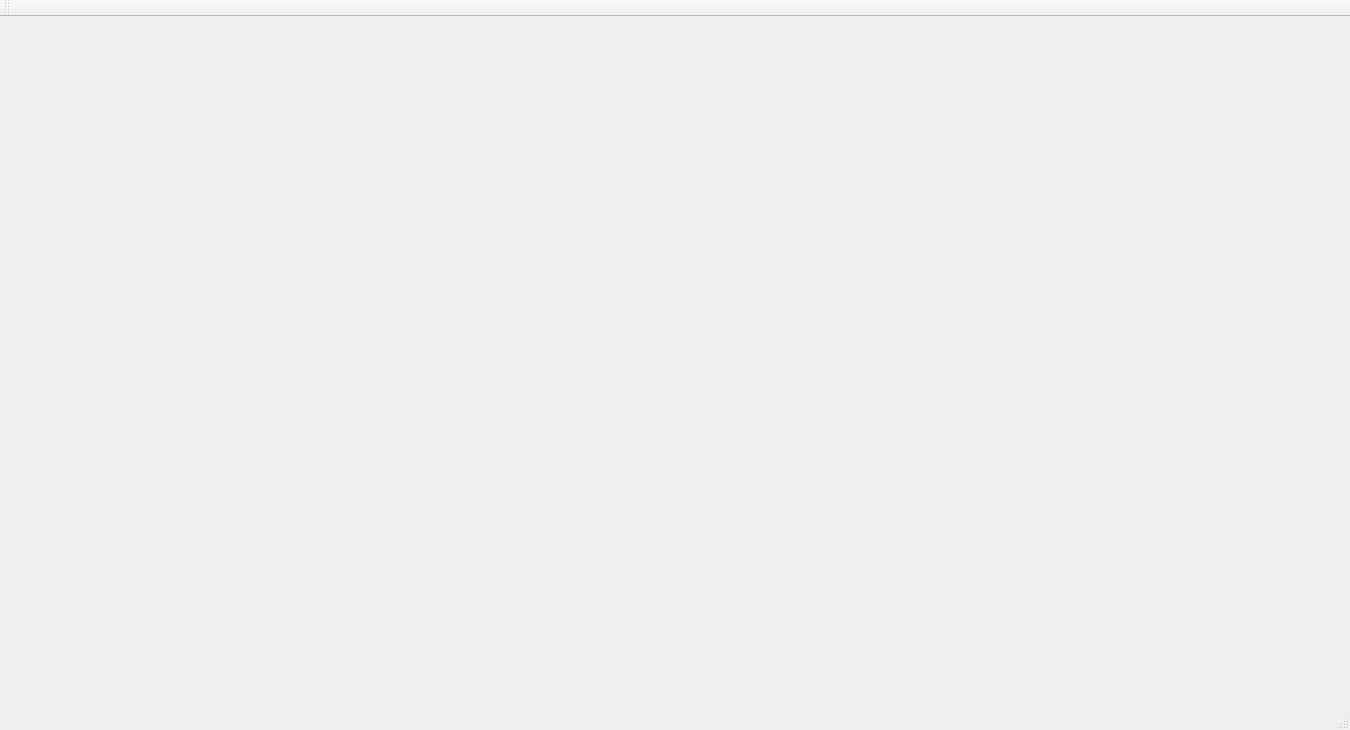
<?xml version="1.0" encoding="UTF-8"?>
<ui version="4.0">
 <class>MainWindow</class>
 <widget class="QMainWindow" name="MainWindow">
  <property name="geometry">
   <rect>
    <x>0</x>
    <y>0</y>
    <width>1350</width>
    <height>730</height>
   </rect>
  </property>
  <property name="minimumSize">
   <size>
    <width>1350</width>
    <height>730</height>
   </size>
  </property>
  <property name="windowTitle">
   <string>MainWindow</string>
  </property>
  <widget class="QWidget" name="centralWidget"/>
  <widget class="QMenuBar" name="menuBar">
   <property name="geometry">
    <rect>
     <x>0</x>
     <y>0</y>
     <width>1350</width>
     <height>26</height>
    </rect>
   </property>
  </widget>
  <widget class="QToolBar" name="mainToolBar">
   <attribute name="toolBarArea">
    <enum>TopToolBarArea</enum>
   </attribute>
   <attribute name="toolBarBreak">
    <bool>false</bool>
   </attribute>
  </widget>
  <widget class="QStatusBar" name="statusBar"/>
 </widget>
 <layoutdefault spacing="6" margin="11"/>
 <resources/>
 <connections/>
</ui>
